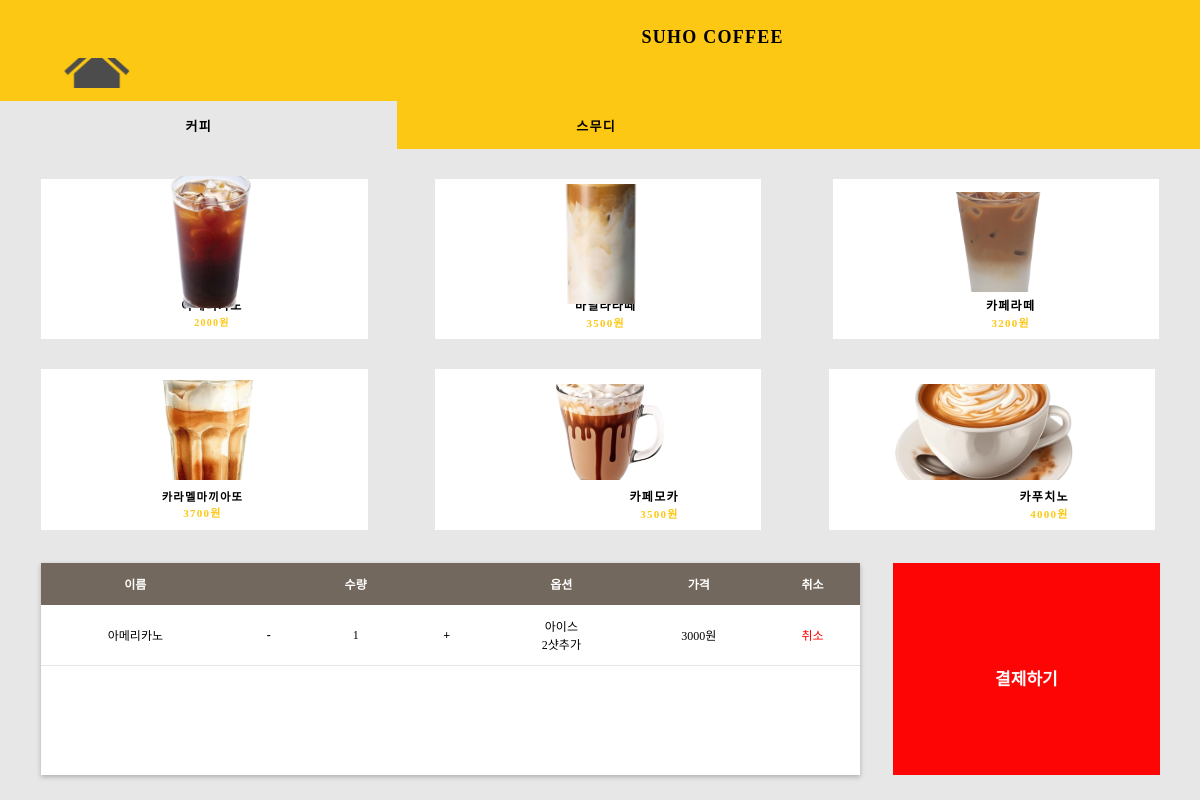
The app's page /cafemain2, older data.
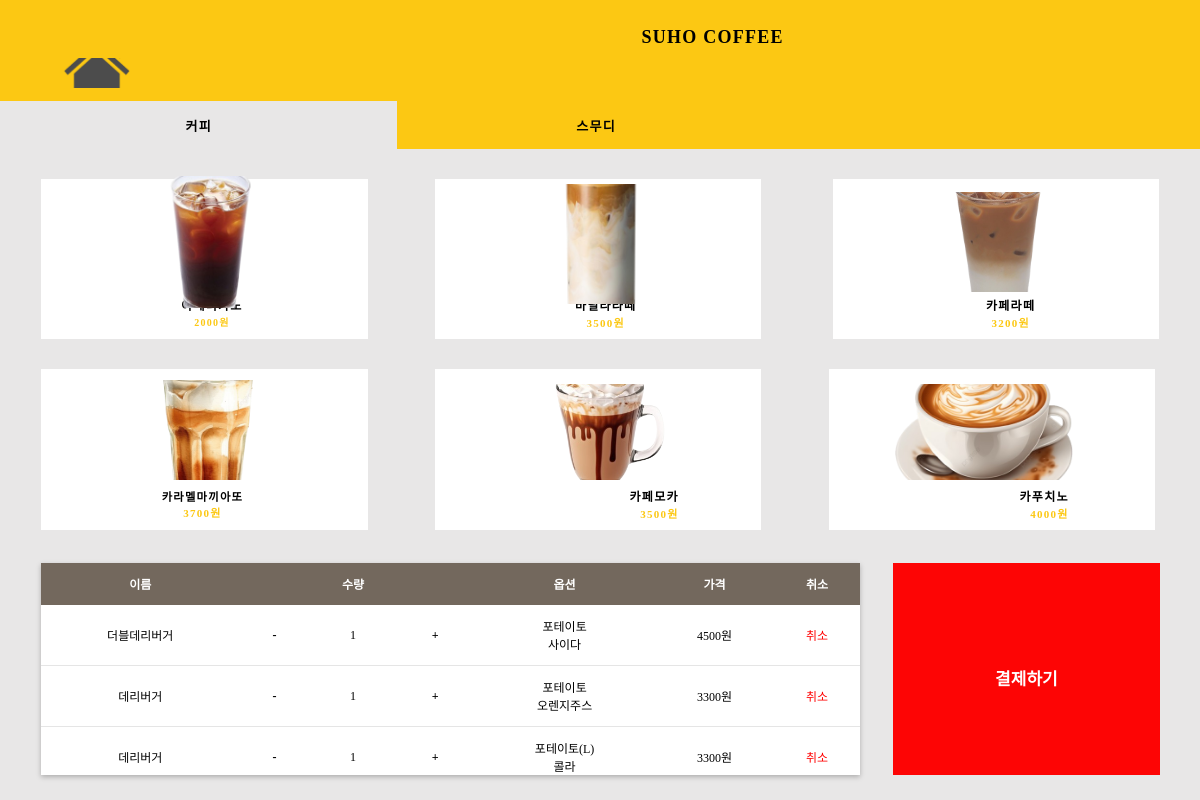
The same page, newer data.
### api/models.py (models this page shows)
class Cart(models.Model):
    menu = models.ForeignKey(Menu, on_delete=models.CASCADE)
    menuQuantity = models.IntegerField(default=0)
    option1 = models.CharField(max_length=100, default="핫")
    option2 = models.CharField(max_length=100, default="기본")
    totalPrice = models.IntegerField(default=0)

class Menu(models.Model):
    menuName = models.CharField(max_length=1000, default="unknown")
    menuPrice = models.IntegerField(default=0)

### main/views.py (the view)
# urls.py: path('cafemain2', views.cafemain2, name='cafemain2'),
def cafemain2(request):
    total = 0
    carts = Cart.objects.all()
    for cart in carts:
        total += cart.totalPrice
    return render(request,'cafemain2.html', {'carts':carts, 'total':total})

### main/templates/cafemain2.html (shortened to what this page needs)
<!DOCTYPE html>
<html lang="en">
  <head>
    <link rel="stylesheet" href="static/cafemain2.css" />
  </head>
  <body>
    <div class="main-2">
      <div class="yellow-panel"></div>
      <div class="suho-coffee">SUHO COFFEE</div>
      <div class="_2000"  >
        <span>
          <span class="_2000-span">
            <br />
          </span>
          <span class="_2000-span2">2000원</span>
        </span>
      </div>
      <img class="americano" src="static/img/americano0.png" onclick="buy('americano')"/>
      <div class="_3700">
        <span>
          <span class="_3700-span">
            카라멜마끼아또
            <br />
          </span>
          <span class="_3700-span2">3700원</span>
        </span>
      </div>
      <img class="caramel-macchiato" src="static/img/caramel-macchiato0.png" onclick="buy('caramel-macchiato')" />
      <div class="_37002">
        <span>
          <span class="_37002-span">
            카페모카
            <br />
          </span>
          <span class="_37002-span2">3500원</span>
        </span>
      </div>
      <img class="cafe-mocha" src="static/img/cafe-mocha0.png" onclick="buy('cafe-mocha')" />
      <div class="_37003">
        <span>
          <span class="_37003-span">
            카푸치노
            <br />
          </span>
          <span class="_37003-span2">4000원</span>
        </span>
      </div>
      <img class="cappuccino" src="static/img/cappuccino0.png" onclick="buy('cappuccino')" />
      <div class="checklist-retangle">
        <table>
          <thead>
          <tr>
              <th>이름</th>
              <th></th>
              <th>수량</th>
              <th></th>
              <th>옵션</th>
              <th>가격</th>
              <th>취소</th>
          </tr>
          </thead>
          <tbody>
            {% for cart in carts %}
          <tr>
              <td>{{ cart.menu.menuName }}</td>
              <td onclick="changeQuantity(-1, '{{ cart.id }}')"> <b>&nbsp;&nbsp;-&nbsp;&nbsp;</b></td>
              <td>{{ cart.menuQuantity }}</td>
              <td onclick="changeQuantity(1, '{{ cart.id }}')"> <b>&nbsp;&nbsp;+&nbsp;&nbsp;</b> </td>
              <td>{{ cart.option1 }}<br> {{ cart.option2 }}</td>
              <td>{{ cart.totalPrice }}원</td>
              <td style="color: red" onclick="deleteCart('{{ cart.id }}')">취소</td>
          </tr>
          {% endfor %}
          </tbody>
      </table>
      </div>
      <div class="pay-retangle" onclick="confirmOrder()">
        <div class="div">결제하기</div>
      </div>
      <img class="home-button" src="static/img/home-button0.png" onclick="window.location.href='/'" />
      <div class="_3000" onclick="buy('cafe-latte')">
        <span>
          <span class="_3000-span">
            카페라떼
            <br />
          </span>
          <span class="_3000-span2">3200원</span>
        </span>
      </div>
      <img class="cafe-latte" src="static/img/cafe-latte0.png" onclick="buy('cafe-latte')" />
      <div class="_30002">
        <span>
          <span class="_30002-span">
            바닐라라떼
            <br />
          </span>
          <span class="_30002-span2">3500원</span>
        </span>
      </div>
      <div class="valina-latte">
        <img class="image-36" src="static/img/valina-latte.png" onclick="buy('valina-latte')"/>
      </div>
      <div class="coffee-button2" onclick="location.href='cafemain'">
        <div class="div3" onclick="">커피</div>
      </div>
      <div class="smoothe-button2">
        <div class="div4">스무디</div>
    </div>
    </div>

Row changes from the older to the newer data that the page shows:
removed Cart: menu.menuName "아메리카노", menuQuantity "1", option1 "아이스", option2 "2샷추가", totalPrice "3000"
added Cart: menu.menuName "더블데리버거", menuQuantity "1", option1 "포테이토", option2 "사이다", totalPrice "4500"
added Cart: menu.menuName "데리버거", menuQuantity "1", option1 "포테이토", option2 "오렌지주스", totalPrice "3300"
added Cart: menu.menuName "데리버거", menuQuantity "1", option1 "포테이토(L)", option2 "콜라", totalPrice "3300"
